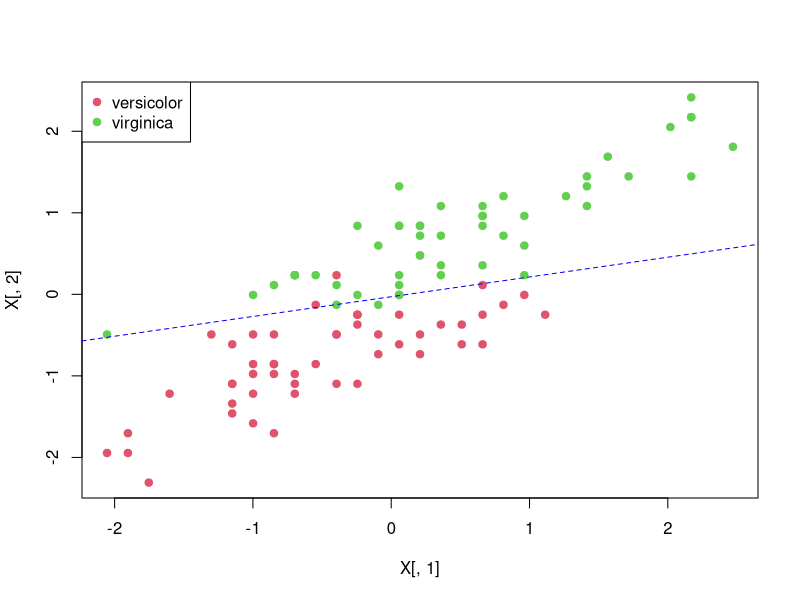

The R source for this figure:
## Logistic function by gradient descent with iris
# Clear environment
rm(list=ls())

# Import iris data
data(iris)

# Limit to two predictor variables for simplicity
df <- iris[, c("Sepal.Length", "Petal.Length", "Species")]

# Limit to where Species is in c('versicolor','verginica') only
df <- subset(df, df$Species %in% c("versicolor","virginica")); rm(iris)

# Separate data into predictors(X) and labels(Y)
X <- subset(df, select = -Species)
X <- scale(X) # Scale X to be within 0 and 1
Y <- ifelse(df$Species == "virginica", 1, 0)

# Get coefficients using standard glm() function
summary(mod <- glm(Y ~ X, family = binomial (link = "logit")))
coef(mod)
incpt <- coef(mod)[1] / -coef(mod)[3]
slope <- coef(mod)[2] / -coef(mod)[3]

plot(x = X[, 1], y = X[, 2], pch = 19, col = df$Species)
legend(x = 'topleft', legend = unique(df$Species), col = unique(df$Species), pch = 19)
abline(a = incpt, b = slope, lty = 2, col = 'blue')


## Begin gradient descent for Logistic regression
# Define sigmoid activation function
sigmoid <- function(z) {
    1 / (1 + exp(-z))
}

# Define the log-likelihood loss function
logLikelihood <- function(X.mat, y, beta_hat) {
    scores <- X.mat %*% beta_hat
    ll <- y * scores - log(1 +exp(scores))
    sum(ll)
}

logisticReg <- function(x, y, epochs, lr) {
    X.mat <- as.matrix(cbind(1, x))
    Y <- as.matrix(y)
    LR <- lr
    beta_hat <- matrix(0, nrow = ncol(X.mat))
    for (i in 1:epochs) {
        # Calculate residual
        residual <- (sigmoid(X.mat%*%beta_hat) - Y)
        # Update weights with GD
        delta <- (t(X.mat)%*%residual) * (1 / length(Y))
        beta_hat <- beta_hat - (LR*delta)
        # print(beta_hat)
    }
    print(logLikelihood(X.mat, y, beta_hat))
    print(beta_hat)
}

logisticReg(X, Y, 10000, 5)


